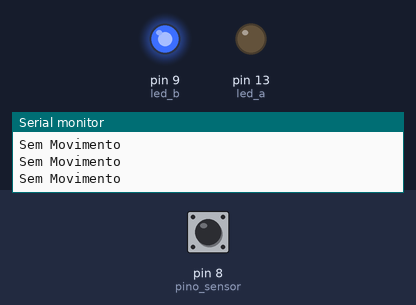
A sketch run on a simulated Arduino Uno, built with avr-gcc and run on an emulated ATmega328P. Parts: output pins drawn as LEDs (lit = HIGH), the last lines printed to the serial monitor. Dashed ring = blinking. Inputs (shaded band) come from the test bench; at power-on: pin 8 (pino_sensor) HIGH.

Above: at 1.2 s.
1.3 s: pin 8 (pino_sensor) driven LOW
At 1.9 s:
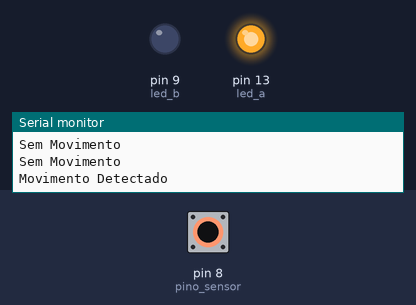
2.8 s: pin 8 (pino_sensor) driven HIGH
At 4.6 s:
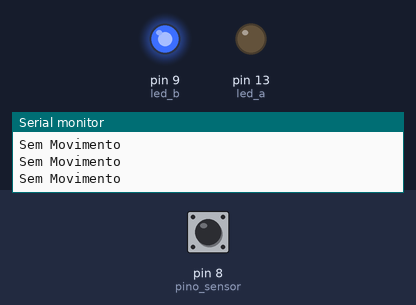
5.8 s: pin 8 (pino_sensor) pulsed LOW 5 times (0.12 s each, 0.3 s apart)
At 6.4 s:
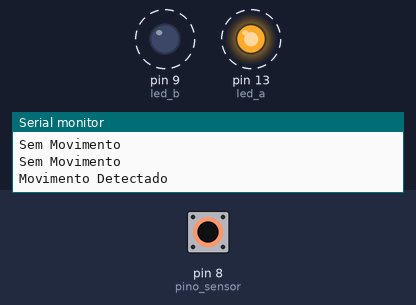
10.3 s: pin 8 (pino_sensor) pulsed LOW 2 times (0.12 s each, 0.3 s apart)
At 11.8 s:
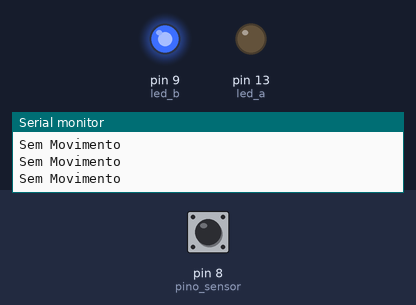
Timing chart, 0 to 13.3 s (numbered marks = the images above; inputs shaded):
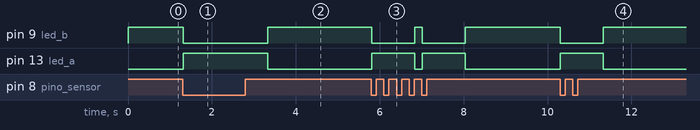

The sketch:

fc51_arduino.ino
```cpp
#define led_b 9
#define led_a 13
int pino_sensor = 8;
int estado_sensor = 0;
void setup() {
  Serial.begin(9600);
  pinMode(led_a, OUTPUT);
  pinMode(led_b, OUTPUT);
  Serial.println("Teste Sensor Infravermelho Arduino");
}

void loop() {
  estado_sensor = digitalRead(pino_sensor);
  if(estado_sensor == 0){
    digitalWrite(led_a, HIGH);
    digitalWrite(led_b, LOW);
    Serial.println("Movimento Detectado");
    delay(1000);
  }else{
    digitalWrite(led_a, LOW);
    digitalWrite(led_b, HIGH);
    Serial.println("Sem Movimento");
  }
}
```

Measured:
- after the input at 1.3 s, pin 9 (led_b): HIGH → LOW at once; pin 13 (led_a): LOW → HIGH at once
- after the input at 2.8 s, pin 9 (led_b): LOW → HIGH after 0.53 s; pin 13 (led_a): HIGH → LOW after 0.53 s
- after the input at 5.8 s, pin 9 (led_b): alternates HIGH for 0.18 s and LOW for 1.0 s, 4 changes in all, then stays HIGH, starting at once; pin 13 (led_a): alternates HIGH for 1.0 s and LOW for 0.18 s, 4 changes in all, then stays LOW, starting at once
- after the input at 10.3 s, pin 9 (led_b): HIGH → LOW at once, → HIGH 1.0 s later; pin 13 (led_a): LOW → HIGH at once, → LOW 1.0 s later
